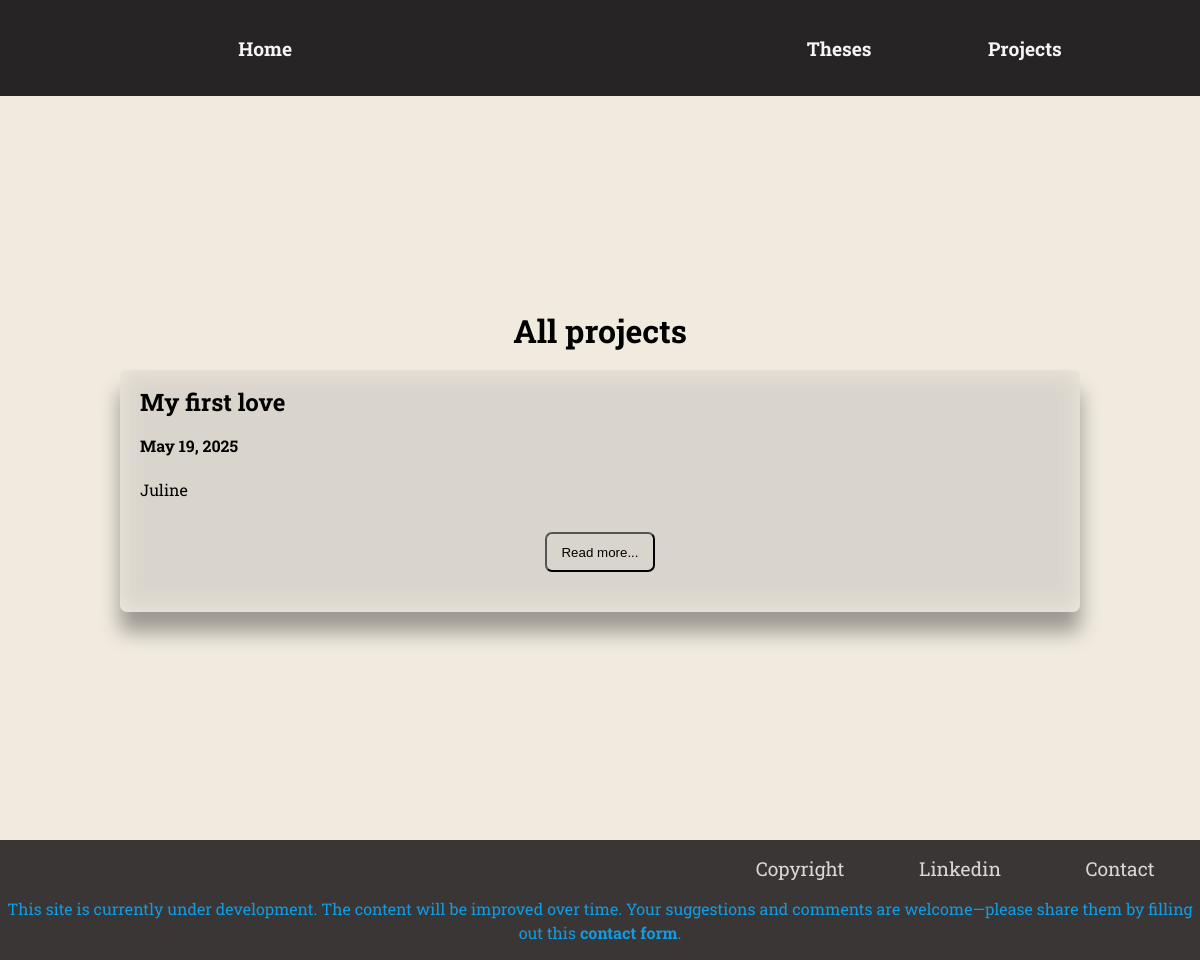
The page /projects/ on the database as committed earlier.
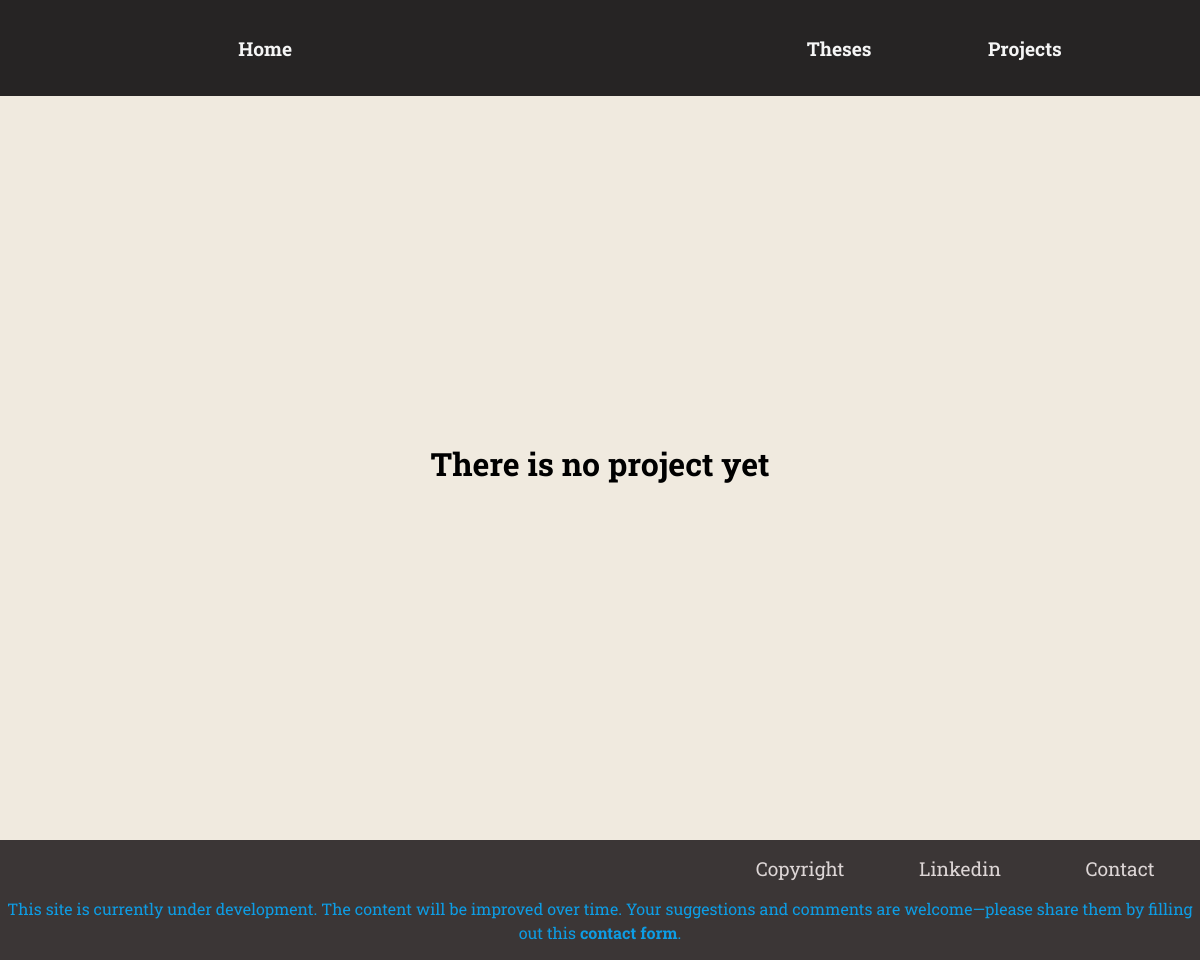
The same page on the database as committed later.
### blog/models.py (models this page shows, shortened)
class Project(models.Model):
    title= models.CharField(max_length=100)
    excerpt = models.CharField(max_length=400)
    date = models.DateField(auto_now=True)
    slug = models.SlugField(unique=True, db_index=True)
    content = models.TextField()
    author = models.ForeignKey(Author, on_delete=models.SET_NULL, null= True, related_name="projects")

### blog/views.py (the view)
# urls.py: path("projects/", views.projects, name="projects"),
def projects(request):
    my_projects = Project.objects.all()
    return render(request, "blog/projects.html",{
        "projects": my_projects
    })

### blog/templates/blog/projects.html (shortened to what this page needs)
{% extends "blog/base.html" %}
{% load static %}
{% block css_files %}
<link rel="stylesheet" href="{%static "styles/base.css"%}">
<link rel="stylesheet" href="{%static "styles/projects.css"%}">
{% endblock %}
{%block content%}
<div class="main-part">
  {%if projects%}
    <h1>All projects</h1>
    {%for project in projects%}
    <div class="project">
        <div class="title">
            <h2>{{project.title}}</h2>
        </div>
        <div class="date">
            <h4>{{project.date}}</h4>
        </div>
        <div class="content">
          <p>{{project.excerpt}}</p>
        </div>
        <div class="btn">
          <a href="{%url "project_details" project.slug %}"> <button>Read more...</button></a>
        </div>
    </div>
    {% endfor %}
    {% else %}
      <h1>There is no project yet</h1>
  {%endif%}
</div>
{% endblock %}

Rows that differ between the two databases and show on the page:
removed Project: title "My first love", date "May 19, 2025", excerpt "Juline"
Other text that changed with them:
text no longer shown: "All projects"
text now shown: "There is no project yet"
